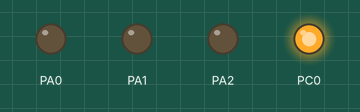
Recording of a program running on a simulated ATmega32, built with avr-gcc and emulated at 8 MHz. Parts: output pins drawn as LEDs (lit = HIGH). At 0.0 s the program stops and its outputs stay as they are.

Above: at 0.1 s.
Timing chart, 0 to 1.5 s (numbered marks = the images above):
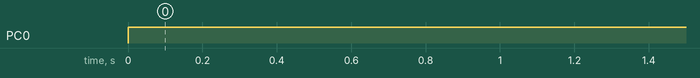

The program:

main.c
```c
/*
 * Task 2 (3 LED TOGGLE).c
 *
 * Created: 9/11/2023 3:10:59 AM
 * Author : Ziad Mahmoud Saad
 */

#include "MemMap.h"
#include "Utils.h"
#define F_CPU 8000000UL
#include <util/delay.h>


int main(void)
{
	SETBIT(DDRA,0);
	SETBIT(DDRA,1);
	SETBIT(DDRA,2);
	PORTA =0;
	SETBIT(DDRC,0);
	SETBIT(PORTC,0);
	sint8_t i=0;
	while (1)
	{
		if (READBIT(PINC,0)==0)
		{
			TOGGLEBIT(PORTA,i);
			while(READBIT(PINC,0)==0);
			if(i==2)
				i=0;
			else
				i++;
		}


	}
}
```

MemMap.h
```c
/*
 * MemMap.h
 *
 * Created: 9/10/2023 5:36:18 PM
 *  Author: Ziad Mahmoud Saad
 */


#ifndef MEMMAP_H_
#define MEMMAP_H_
#include "platform_types.h"

#define PORTA	(*(vuint8_t *)0x3B)
#define DDRA	(*(vuint8_t *)0x3A)
#define PINA	(*(vuint8_t *)0x39)

#define PORTB	(*(vuint8_t *)0x38)
#define DDRB	(*(vuint8_t *)0x37)
#define PINB	(*(vuint8_t *)0x36)

#define PORTC	(*(vuint8_t *)0x35)
#define DDRC	(*(vuint8_t *)0x34)
#define PINC	(*(vuint8_t *)0x33)

#define PORTD	(*(vuint8_t *)0x32)
#define DDRD	(*(vuint8_t *)0x31)
#define PIND	(*(vuint8_t *)0x30)


#endif /* MEMMAP_H_ */
```

Utils.h
```c
/*
 * Utils.h
 *
 * Created: 9/10/2023 6:33:07 PM
 *  Author: Ziad Mahmoud Saad
 */


#ifndef UTILS_H_
#define UTILS_H_


#define SETBIT(reg,bit) reg |= (1<<bit)
#define RESETBIT(reg,bit) reg &= ~(1<<bit)
#define TOGGLEBIT(reg,bit) reg ^= (1<<bit)
#define READBIT(reg,bit) ((reg>>bit)&1)

#endif /* UTILS_H_ */
```

platform_types.h
```c
/*
 * platform_types.h
 *
 *  Created on: Aug 5, 2023
 *      Author: Ziad Mahmoud Saad
 */

#ifndef PLATFORM_TYPES_H_
#define PLATFORM_TYPES_H_

/*Unsigned Data Types*/
typedef unsigned char				boolean;
typedef unsigned char				uint8_t;
typedef unsigned long 				uint32_t;
typedef unsigned long long 			uint64_t;

/*Signed Data Types*/
typedef signed char					sint8_t;
typedef signed short 				sint16_t;
typedef signed long 				sint32_t;
typedef signed long long 			sint64_t;

/*Volatile Unsigned Data Types*/
typedef volatile unsigned char		vuint8_t;
typedef volatile unsigned short 	vuint16_t;
typedef volatile unsigned long 		vuint32_t;
typedef volatile unsigned long long vuint64_t;

/*Volatile Signed Data Types*/
typedef volatile signed char		vsint8_t;
typedef volatile signed short 		vsint16_t;
typedef volatile signed long 		vsint32_t;
typedef volatile signed long long 	vsint64_t;

#endif /* PLATFORM_TYPES_H_ */
```

Measured:
- by itself, PC0: LOW → HIGH at 0.00 s
